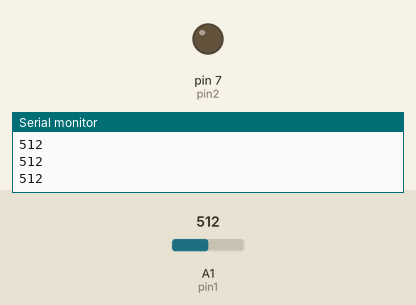
Bench run of a sketch on a simulated Arduino Uno, built with avr-gcc and run on an emulated ATmega328P. Shown: output pins drawn as LEDs (lit = HIGH), the last lines printed to the serial monitor. The inputs (shaded band) are chosen by the test bench; at power-on: A1 (pin1) = 512.

Above: at 1.2 s.
1.3 s: A1 (pin1) set to 993
2.8 s: A1 (pin1) set to 1011
At 3.3 s:
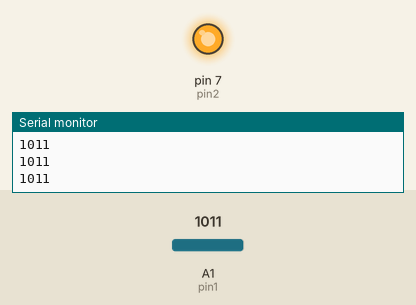
4.4 s: A1 (pin1) set to 990
At 5.7 s:
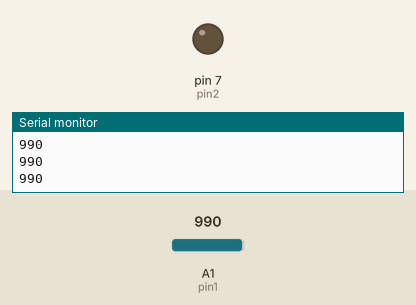
6.0 s: A1 (pin1) set to 1010
At 7.3 s:
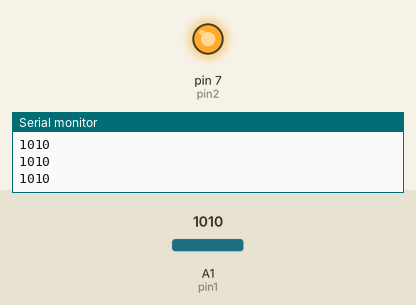
Timing chart, 0 to 8.6 s (numbered marks = the images above; inputs shaded):
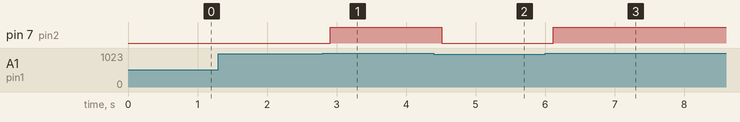

The sketch:

Tutorial_9__WhileLoops.ino
```cpp
int potVal;
int wait=100;
int pin1=A1;
int pin2=7;

void setup()
{
Serial.begin(9600);
pinMode( pin1, INPUT);
pinMode( pin2, OUTPUT);

}

void loop()
{
  potVal=analogRead(pin1);
  Serial.println(potVal);
  delay(wait);

  while (potVal > 1000)
  {
    digitalWrite(pin2, HIGH);
    potVal=analogRead(pin1);
    Serial.println(potVal);
  delay(wait);
  }
  digitalWrite(pin2, LOW);
}
```

Measured:
- the behaviour switches between 1000 and 1001 on A1 (pin1) (found by bisection; images 0 and 1)
- after the input at 2.8 s, pin 7 (pin2): LOW → HIGH after 0.11 s
- after the input at 4.4 s, pin 7 (pin2): HIGH → LOW after 0.11 s
- after the input at 6.0 s, pin 7 (pin2): LOW → HIGH after 0.12 s
